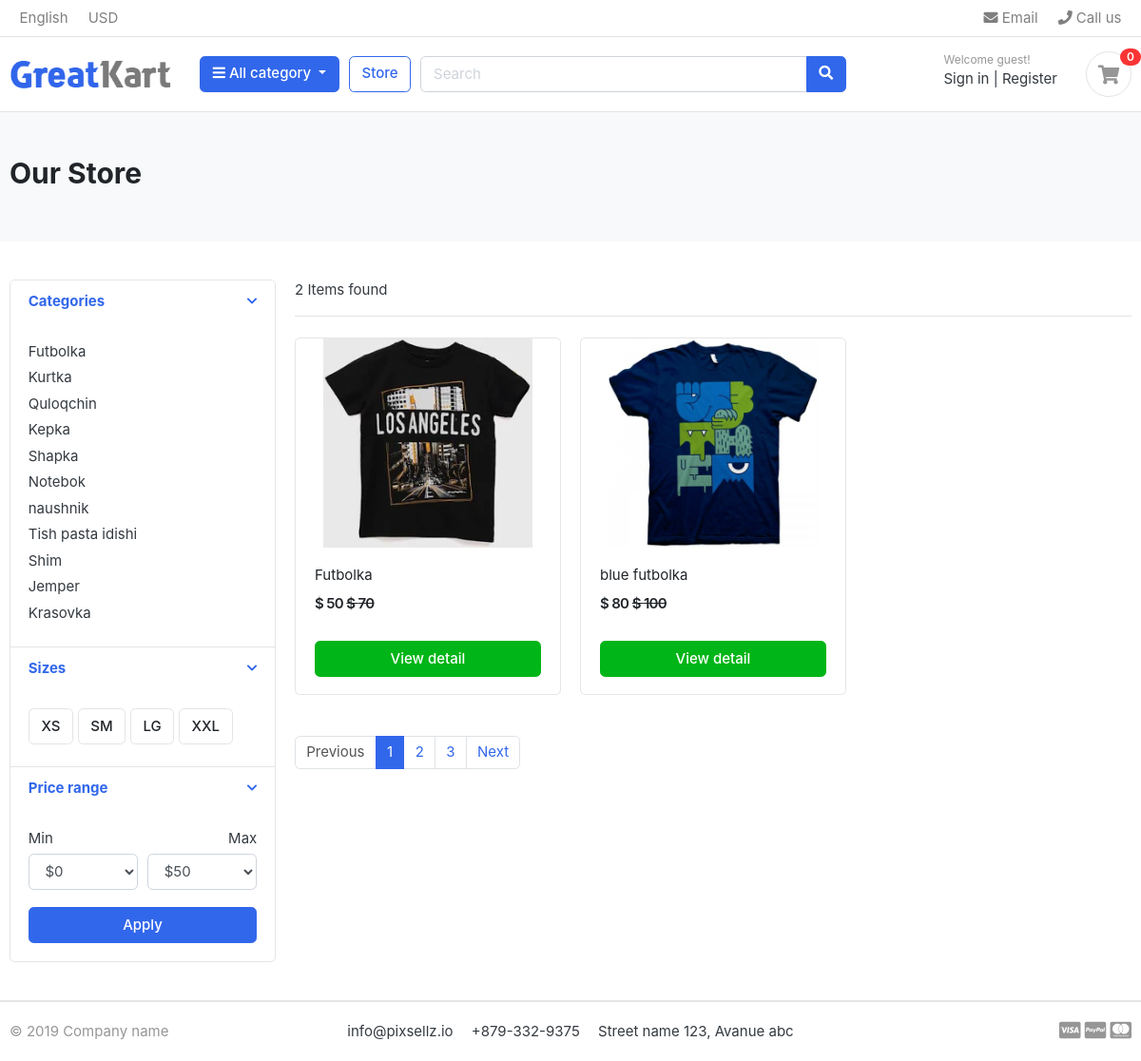
Screenshot of /store/futbolka/ with the database file from the repository.
### Category/models.py (models this page shows, shortened)
class Category(models.Model):
    name = models.CharField(max_length=20,unique=True)
    description = models.TextField(blank=True)
    image = models.ImageField(upload_to="photo/category",blank=True)
    slug = models.SlugField(max_length=20,unique=True)
    def manzil_olmoq(self):
        return reverse("category_slug", args=[self.slug])

### product_store/models.py (models this page shows, shortened)
class Product(models.Model):
    name = models.CharField(max_length=20)
    slug = models.SlugField(max_length=20,unique=True)
    descprition = models.TextField(max_length=500,blank=True)
    xozirgi_narx = models.IntegerField()
    oldingi_narx = models.IntegerField()
    image = models.ImageField(upload_to="photo/product")
    aksiya = models.IntegerField(default=100)
    mavjudmi = models.BooleanField(default=True)
    category = models.ForeignKey(Category,on_delete=models.CASCADE)
    yaratilgan_vaqt = models.DateTimeField(auto_now_add=True)
    ozgartirilgan_vaqti = models.DateTimeField(auto_now=True)

### product_store/views.py (the view)
# urls.py: path("",Malumot,name="store_panel"),
def Malumot(request, category_slug=None):
    if category_slug == None:
        products = Product.objects.filter(mavjudmi=True)
    else:
        categories = get_object_or_404(Category, slug=category_slug)
        products = Product.objects.filter(mavjudmi=True, category=categories)
    context = {
        "store_category":products,
    }
    return render(request,"store.html",context)

### Category/context_prosesor.py (called while the page is built)
def menu_links(request):
    maxsulot_tur = Category.objects.all()
    context = {
        "maxsulot_all": maxsulot_tur
    }
    return dict(context)

### card/context_prosesor.py (called while the page is built)
def counter(request):
    cart_count = 0
    if 'admin' in request.path:
        return {}
    else:
        try:
            cart = Cart.objects.get(session_id=_cart_id(request))
            cart_items = CartItem.objects.filter(cart=cart)
            for cart_item in cart_items:
                cart_count += cart_item.quantity
        except ObjectDoesNotExist:
            cart_count = 0
    return dict(cart_count = cart_count)

### card/views.py (called while the page is built)
def _cart_id(request):
    cart = request.session.session_key
    if not cart:
        cart = request.session.create()
    return cart

### template/store.html (shortened to what this page needs)
{% extends "base.html" %}
{% load static %}
{% block content%}
<section class="section-pagetop bg">
  <div class="container">
    <h2 class="title-page">Our Store</h2>
  </div>
</section>
<section class="section-content padding-y">
  <div class="container">
  <div class="row">
    <aside class="col-md-3">
  <div class="card">
    <article class="filter-group">
      <header class="card-header">
        <a href="#" data-toggle="collapse" data-target="#collapse_1" aria-expanded="true" class="">
          <i class="icon-control fa fa-chevron-down"></i>
          <h6 class="title">Categories</h6>
        </a>
      </header>
      <div class="filter-content collapse show" id="collapse_1" >
        <div class="card-body">
          <ul class="list-menu">
            {% for durbek in maxsulot_all %}
            <li><a href="{{durbek.manzil_olmoq}}">{{durbek.name}}</a></li>
            {% endfor %}
          </ul>
        </div>
      </div>
    </article>
    <article class="filter-group">
      <header class="card-header">
        <a href="#" data-toggle="collapse" data-target="#collapse_4" aria-expanded="true" class="">
          <i class="icon-control fa fa-chevron-down"></i>
          <h6 class="title">Sizes </h6>
        </a>
      </header>
      <div class="filter-content collapse show" id="collapse_4" >
        <div class="card-body">
        <label class="checkbox-btn">
          <span class="btn btn-light"> XS </span>
        </label>
        <label class="checkbox-btn">
          <span class="btn btn-light"> SM </span>
        </label>
        <label class="checkbox-btn">
          <span class="btn btn-light"> LG </span>
        </label>
<label class="checkbox-btn">
          <span class="btn btn-light"> XXL </span>
        </label>
      </div>
      </div>
    </article>
    <article class="filter-group">
      <header class="card-header">
        <a href="#" data-toggle="collapse" data-target="#collapse_3" aria-expanded="true" class="">
          <i class="icon-control fa fa-chevron-down"></i>
          <h6 class="title">Price range </h6>
        </a>
      </header>
      <div class="filter-content collapse show" id="collapse_3">
        <div class="card-body">
          <div class="form-row">
          <div class="form-group col-md-6">
          <label>Min</label>
            <select class="mr-2 form-control">
              <option value="0">$0</option>
            </select>
          </div>
          <div class="form-group text-right col-md-6">
          <label>Max</label>
            <select class="mr-2 form-control">
              <option value="50">$50</option>
            </select>
          </div>
          </div>
          <button class="btn btn-block btn-primary">Apply</button>
        </div>
      </div>
    </article>
  </div>
    </aside>
    <main class="col-md-9">
  <header class="border-bottom mb-4 pb-3">
      <div class="form-inline">
        <span class="mr-md-auto">{{store_category.count}} Items found </span>
      </div>
  </header>
    <div class="row">
        {% for store_index in  store_category %}
        <div class="col-md-4">
            <figure class="card card-product-grid">
                <div class="img-wrap">
                  <img src="{{store_index.image.url}}">
                </div>
                <figcaption class="info-wrap">
                    <div class="fix-height">
                        <a href="./product-detail.html" class="title">{{store_index.name}}</a>
                        <div class="price-wrap mt-2">
                        <span class="price">$ {{store_index.xozirgi_narx}}</span>
                        <span class="price"><s>$ {{store_index.oldingi_narx}}</s></span>
                        </div>
                    </div>
                    <a href="{% url 'detail_name' store_index.id %}" class="btn btn-block btn-success">View detail</a>
                </figcaption>
            </figure>
        </div>
        {% endfor %}
     </div>
  <nav class="mt-4" aria-label="Page navigation sample">
  <ul class="pagination">
    <li class="page-item disabled"><a class="page-link" href="#">Previous</a></li>
    <li class="page-item active"><a class="page-link" href="#">1</a></li>
    <li class="page-item"><a class="page-link" href="#">2</a></li>
    <li class="page-item"><a class="page-link" href="#">3</a></li>
    <li class="page-item"><a class="page-link" href="#">Next</a></li>
  </ul>
  </nav>
    </main>
  </div>
  </div>
</section>
    {% endblock content %}

### static/css/ui.css (style rules this page uses)
html { font-family: "Inter", sans-serif; font-size: 15px; }
.img-wrap { text-align: center; display: block; }
.img-wrap img { max-width: 100%; }
.price-wrap { letter-spacing: -0.7px; }
.padding-y { padding-top: 40px; padding-bottom: 40px; }
figure { margin-bottom: 0; }
article:after, .form-group:after { display: block; clear: both; content: ""; }
.bg { background-color: #f8f9fa; }
.title-page { color: #212529; }
.btn-light { background-color: #fff; border-color: #e4e4e4; }
[class*=list-] li:after { visibility: hidden; display: block; content: ""; overflow: hidden; height: 0; clear: both; }
.list-menu { list-style: none; margin: 0; padding-left: 0; }
.list-menu li { margin-bottom: 5px; }
.list-menu a { color: #343a40; }
[class*=card-product] a.title { color: #212529; display: block; }
[class*=card-product] .img-wrap { overflow: hidden; position: relative; }
[class*=card-product] .img-wrap img { height: 100%; max-width: 100%; width: auto; display: inline-block; -o-object-fit: cover; object-fit: cover; }
.card-product-grid { margin-bottom: 20px; }
.card-product-grid .img-wrap { border-radius: 0.2rem 0.2rem 0 0; height: 220px; }
.card-product-grid .info-wrap { overflow: hidden; padding: 18px 20px; }
.card-product-grid .fix-height { height: 80px; overflow: hidden; }
.card .img-wrap { overflow: hidden; }
.price { font-weight: 600; color: #212529; }
.icon-control { margin-top: 5px; float: right; font-size: 80%; }
.card-header .title { margin-bottom: 0; line-height: 1.5; }
.filter-group { border-bottom: 1px solid #e4e4e4; }
.filter-group .card-header { border-bottom: 0; }
.filter-group:last-child { border-bottom: 0; }
.checkbox-btn { position: relative; }
.section-pagetop { padding: 45px 0; }

### rows the page displays
Category: name "Futbolka"
Category: name "Kurtka"
Category: name "Quloqchin"
Category: name "Kepka"
Category: name "Shapka"
Category: name "Notebok"
Category: name "naushnik"
Category: name "Tish pasta idishi"
Category: name "Shim"
Category: name "Jemper"
Category: name "Krasovka"
Product: image (picture), name "Futbolka", xozirgi_narx "50", oldingi_narx "70"
Product: image (picture), name "blue futbolka", xozirgi_narx "80", oldingi_narx "100"

### other values shown
{{ cart_count }} "0"
{{ store_category.count }} "2"
